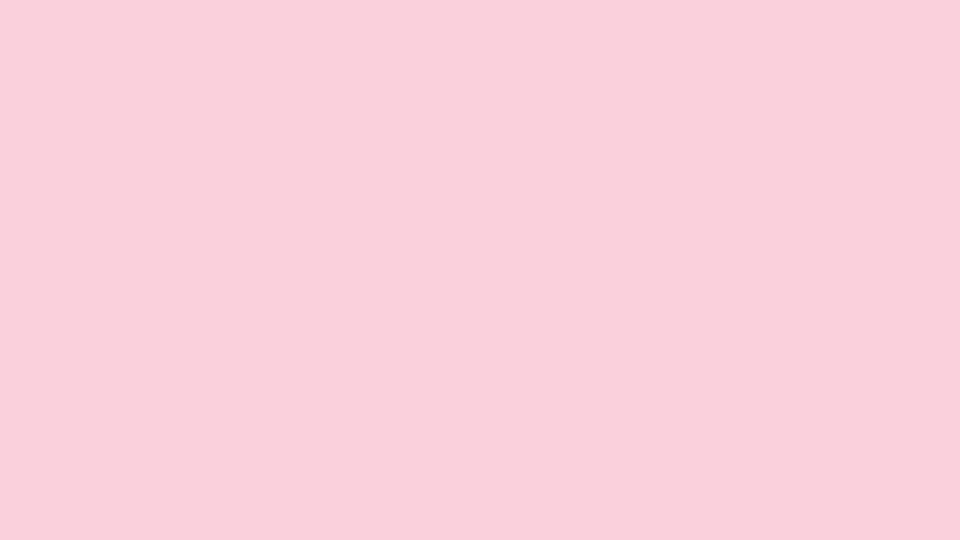
#> input picture solid_image.jpg, 1920 x 1080 px (shown at 1/2 size)
$ python Graph.py
#> lines starting #> are read from the running program, lines starting #| are printed output that depends on the picture; after the words box and inside, x2 and y2 are one past the last pixel; in counts of white or black regions, pixels touching at a corner belong together
from mpl_toolkits import mplot3d
import numpy as np
from matplotlib.backends.backend_agg import FigureCanvasAgg
import matplotlib.pyplot as plt
from enum import Enum
import cv2
from scipy import linalg

class GraphType(Enum):
    LINE      = 0
    WIREFRAME = 1
    SURFACE   = 2
    CONTOUR   = 3

class CoordinateSys(Enum):
    IDENTITY = 0
    ORTHOPRJ = 1
    PRLLPRJ  = 2
    SKEW     = 3

class Graph:
    # proj: either "2d" or "3d"
    def __init__(self,
    dim3 = True, graph_type = GraphType.LINE,
    apply_equation = True,
    x_equation = np.linspace(-10, 10, 25),
    y_equation = np.linspace(-10, 10, 25),
    z_equation = lambda x, y: (np.cos(np.sqrt(x**2 + y**2)))):

        # graph details
        self.__projection = "3d" if dim3 else "2d"
        self.__figure = plt.figure()
        self.__figure.patch.set_alpha(0.0)
        self.__canvas = FigureCanvasAgg(self.__figure)
        if dim3:
            self.__graph = self.__figure.add_subplot(111, projection = "3d")
        else:
            self.__graph = self.__figure.add_subplot()
        self.__graph_type = graph_type

        # coordinate system details
        self.__coordsys  = np.identity(4)
        self.__scale     = np.identity(4)
        self.__rotate    = np.identity(4)
        self.__translate = np.identity(4)

        # axis details
        if apply_equation:
            if dim3:
                x, y = np.meshgrid(x_equation, y_equation)
                self.__x_equation = x
                self.__y_equation = y
                self.__z_equation = z_equation(x, y)
            else:
                size = len(x_equation)
                self.__x_equation = x_equation
                self.__y_equation = y_equation(x_equation)
                self.__z_equation = np.zeros(size, dtype = float)
        else:
            if dim3:
                x, y, z = np.meshgrid(x_equation, y_equation, z_equation)
                self.__x_equation = x
                self.__y_equation = y
                self.__z_equation = z
            else:
                size = len(x_equation)
                self.__x_equation = x_equation
                self.__y_equation = y_equation
                self.__z_equation = np.zeros(size, dtype = float)

    @property
    def x_equation(self):
        return self.__x_equation

    @x_equation.setter
    def x_equation(self, x_equation):
        self.__x_equation = x_equation

    @property
    def y_equation(self):
        return self.__y_equation

    @y_equation.setter
    def y_equation(self, y_equation):
        self.__y_equation = y_equation

    @property
    def z_equation(self):
        return self.__z_equation

    @z_equation.setter
    def z_equation(self, z_equation):
        self.__z_equation = z_equation

    @property
    def projection(self):
        return self.__projection

    # [7 lines left out: function projection, not called in this run]

    @property
    def graph_type(self):
        return self.__graph_type

    @graph_type.setter
    def graph_type(self, graph_type):
        self.__graph_type = graph_type

    def render_helper(self):
        if self.__projection == "2d":
            self.__graph.plot(self.__x_equation, self.__y_equation)
        elif self.__projection == "3d":
            if self.__graph_type == GraphType.LINE:
                self.__graph.plot(self.__x_equation, self.__y_equation, self.__z_equation)
            elif self.__graph_type == GraphType.WIREFRAME:
                self.__graph.plot_wireframe(self.__x_equation, self.__y_equation, self.__z_equation)
            elif self.__graph_type == GraphType.SURFACE:
                self.__graph.plot_surface(self.__x_equation, self.__y_equation, self.__z_equation)
            elif self.__graph_type == GraphType.CONTOUR:
                self.__graph.contour(self.__x_equation, self.__y_equation, self.__z_equation)
        self.__canvas.draw()

    def render(self, block = False):
        self.render_helper()
        plt.show(block)

    def render_to_image(self):
        self.render_helper()

        mpl_buffer = self.__canvas.buffer_rgba()
        buffer = np.asarray(mpl_buffer)

        img = np.frombuffer(buffer, dtype = np.uint8)
        img = img.reshape(self.__canvas.get_width_height()[::-1] + (4,))

        img = cv2.cvtColor(img, cv2.COLOR_RGBA2BGR)

        h, w, _ = img.shape
        img_bgra = np.concatenate([img, np.full((h, w, 1), 255, dtype = np.uint8)], axis = -1)

        mask = np.all(img == [255, 255, 255], axis = -1)
        img_bgra[mask, -1] = 0

        cv2.imwrite("graph_image.png", img_bgra)

        return img_bgra

    # [5 lines left out: function scale, not called in this run]

    def rotate(self, rotate_vec, angle):
        pass

    def translate(self, translate_vec):
        pass

    # [9 lines left out: function coordinate_system, not called in this run]

if __name__ == "__main__":
    print("Hello")
    graph = Graph()
    graph.graph_type = GraphType.SURFACE

    bg_image = cv2.cvtColor(cv2.imread("solid_image.jpg"), cv2.COLOR_BGR2BGRA)
    bg_image_resize = cv2.resize(bg_image, (800, 600), interpolation = cv2.INTER_AREA)
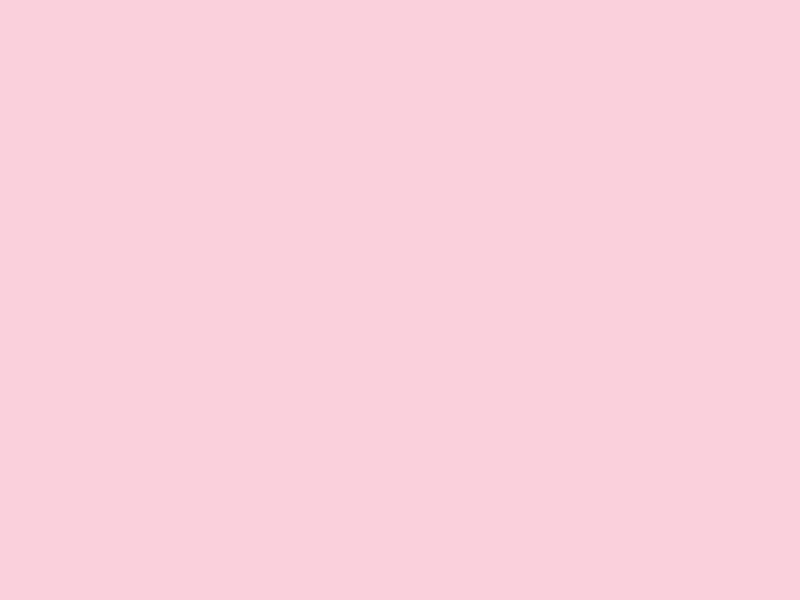
#> bg_image_resize: shape (600, 800, 4); mean B, G, R, A 220, 208, 250, 255
    graph_image = graph.render_to_image()
#> in render_to_image, `mask = np.all(img == [255, 255, 255], axis = -1)`:
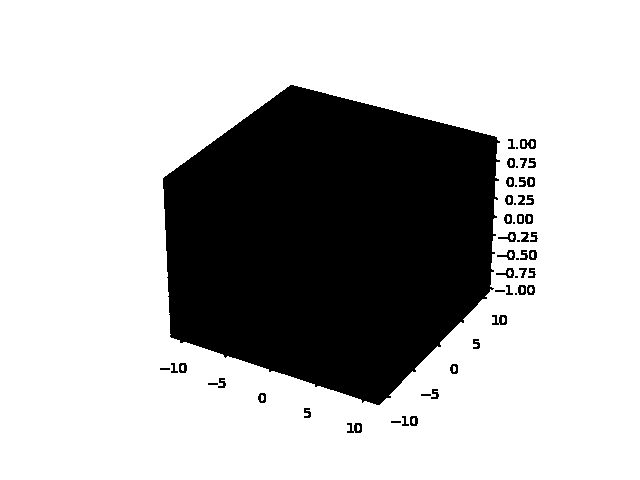
#> mask: shape (480, 640) bool; 73.2% white; 53 black regions (9 under 20 px), largest, box (x1, y1, x2, y2) and area: (163, 85, 500, 405) 80039, (520, 139, 536, 149) 104, (492, 315, 507, 325) 94
    graph_image_resize = cv2.resize(graph_image, (800, 600), interpolation = cv2.INTER_AREA)

    def blending(bg_image, fg_image):
        fg_gray = cv2.cvtColor(fg_image, cv2.COLOR_BGRA2GRAY)
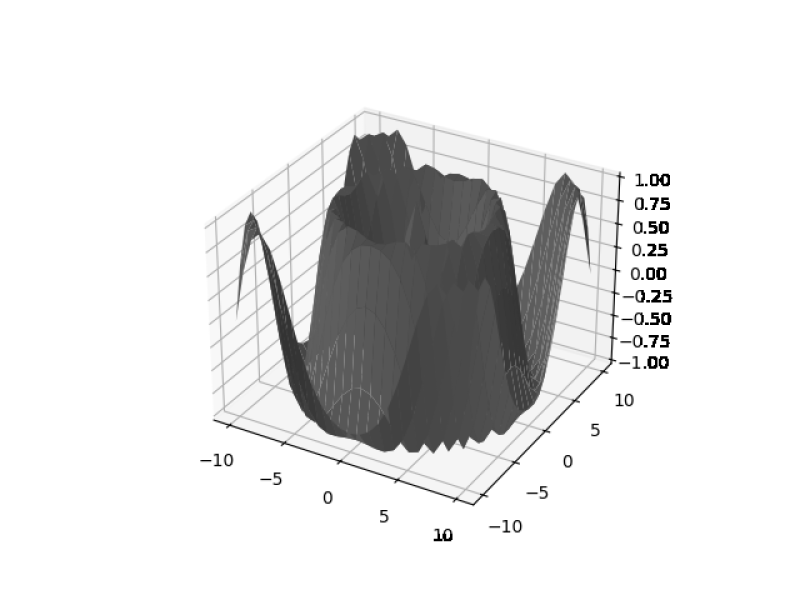
#> fg_gray: shape (600, 800); min 0, max 255, mean 227
        _, fg_graymask = cv2.threshold(fg_gray, 120, 255, cv2.THRESH_BINARY)
#> fg_graymask: shape (600, 800); 85.9% white; 62 black regions (19 under 20 px), largest, box (x1, y1, x2, y2) and area: (239, 131, 589, 453) 64292, (214, 173, 624, 505) 1035, (650, 174, 670, 186) 154
        bg_or = cv2.bitwise_or(bg_image, bg_image, mask = fg_graymask)
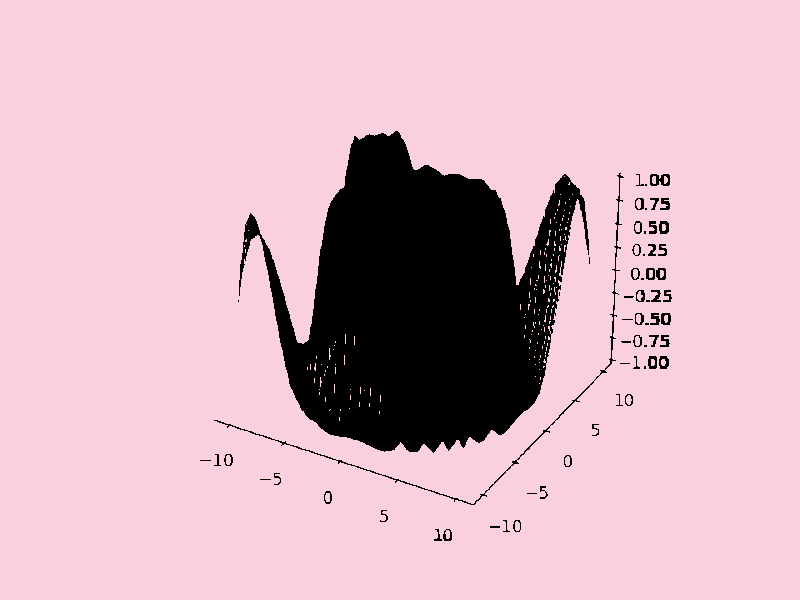
#> bg_or: shape (600, 800, 4); mean B, G, R, A 189, 178.7, 214.7, 219
        fg_graymaskinv = cv2.bitwise_not(fg_gray)
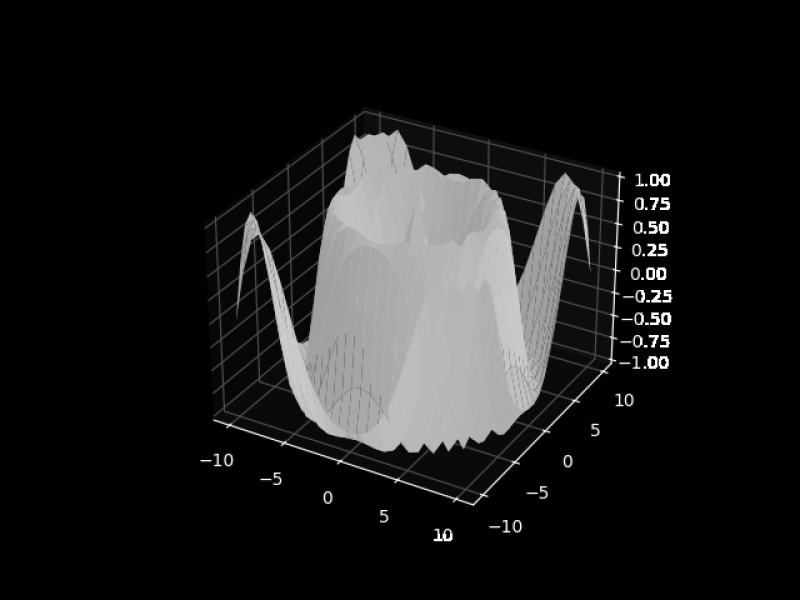
#> fg_graymaskinv: shape (600, 800); min 0, max 255, mean 28
        fg_maskinv = cv2.bitwise_and(fg_image, fg_image, mask = fg_graymaskinv)
        return cv2.add(bg_or, fg_maskinv)
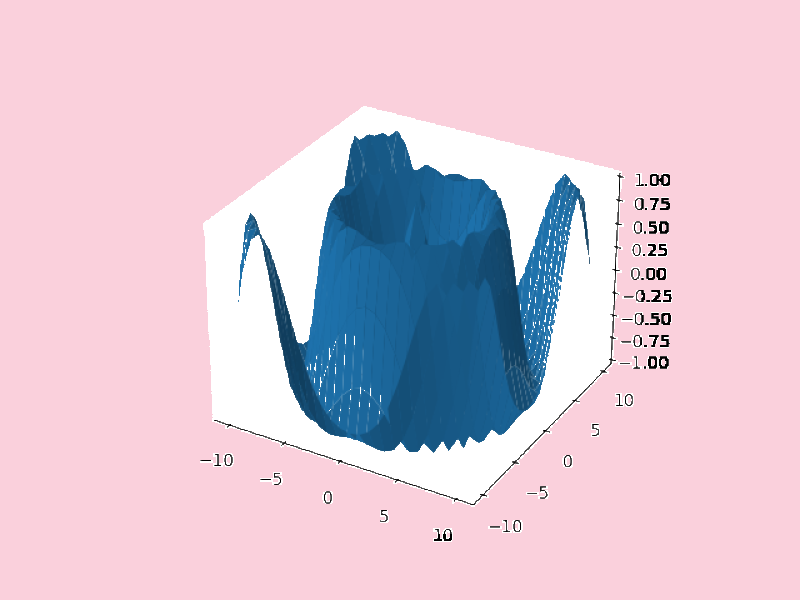
#> returned value: shape (600, 800, 4); mean of channels 0, 1, 2, 3 212.8, 197.7, 219.2, 254.9; drawn as B, G, R

    image = blending(bg_image_resize, graph_image_resize)

    while True:
        cv2.imshow("transparent graph", image)
        key = cv2.waitKey(1) & 0xFF
#> (key Esc is pressed here)
        if key == 27: break

    cv2.destroyAllWindows()
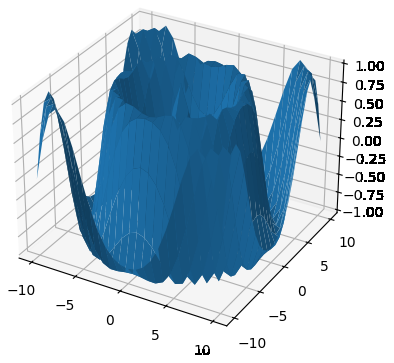
#> figure drawn by matplotlib, 1 panel
